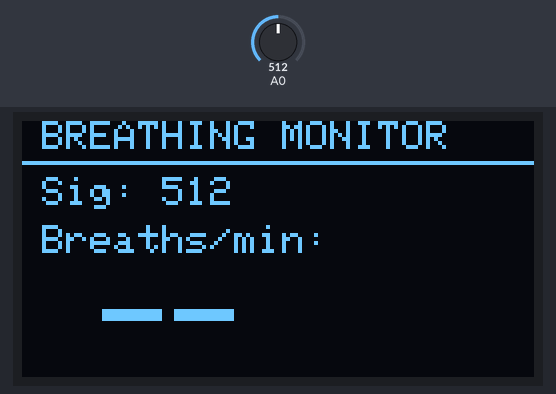
A sketch run on a simulated Arduino Uno, built with avr-gcc and run on an emulated ATmega328P. On the bench: 128×64 one-colour display. The test bench sets the inputs (shaded band); at power-on: A0 = 512. What the sketch prints to the serial monitor is not drawn.

Above: at 2.7 s.
2.8 s: A0 set to 716
At 4.3 s:
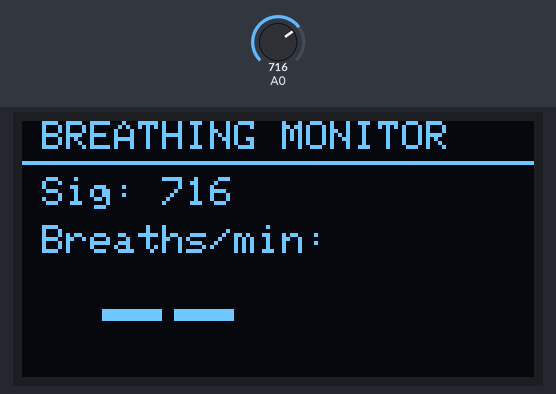
4.9 s: A0 set to 900
At 6.2 s:
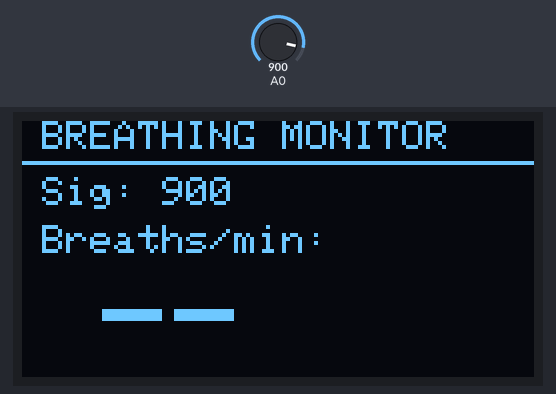
7.1 s: A0 set to 1023
At 8.1 s:
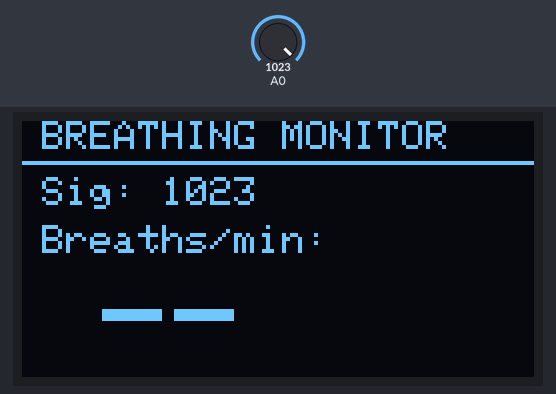
Timing chart, 0 to 10.1 s (numbered marks = the images above; inputs shaded):
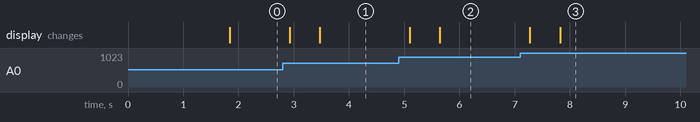

The sketch:

radar_breathing.ino
```cpp
/*
 * ============================================================
 *  Non-Contact Breathing Rate Monitor using HB100 Doppler Radar
 * ============================================================
 * Project: Non-Contact Vital Signs Monitor
 * Authors: Nirmal Verma, Divyanshi Sharma, Prashansa Sharma
 * Institution: SGSITS Indore, Dept. of Biomedical Engineering
 * Session: 2025-2026
 *
 * Hardware:
 *   - Arduino Uno R3 (ATmega328P, 16 MHz)
 *   - HB100 Doppler Radar Module (10.525 GHz CW)
 *   - SSD1306 OLED Display (0.96 inch, 128x64, I2C)
 *
 * Connections:
 *   HB100 VCC  -> Arduino 5V
 *   HB100 GND  -> Arduino GND
 *   HB100 IF   -> Arduino A0
 *   OLED VCC   -> Arduino 5V
 *   OLED GND   -> Arduino GND
 *   OLED SDA   -> Arduino A4
 *   OLED SCL   -> Arduino A5
 *
 * Signal Processing:
 *   - 50-sample moving average (low-pass filter for IF signal)
 *   - Peak detection with 2-second refractory period
 *   - Circular buffer (last 10 breaths) for stable BR calculation
 *   - Apnea detection at 8-second breath gap threshold
 *
 * Serial Output: Smoothed signal at 115200 baud for Python dashboard
 * ============================================================
 */

#include <Wire.h>
#include <Adafruit_GFX.h>
#include <Adafruit_SSD1306.h>

#define SCREEN_WIDTH 128
#define SCREEN_HEIGHT 64
#define OLED_RESET -1

Adafruit_SSD1306 oled(SCREEN_WIDTH, SCREEN_HEIGHT, &Wire, OLED_RESET);

// Signal processing variables
int smoothVal = 0, prevSmooth = 0;
bool rising = false;
float br = 0;
int peakVal = 0, valleyVal = 1023;

// Circular buffer for breath timestamps (last 10 breaths)
long breathTimes[10];
int breathIdx = 0, breathCount = 0;

void setup() {
  Serial.begin(115200);

  // Initialize OLED
  if (!oled.begin(SSD1306_SWITCHCAPVCC, 0x3C)) {
    Serial.println("SSD1306 OLED not found. Check wiring.");
    while (true); // Halt if OLED not found
  }

  oled.clearDisplay();
  oled.setTextColor(WHITE);
  oled.setTextSize(1);
  oled.setCursor(15, 20);
  oled.println("BREATHING MONITOR");
  oled.setCursor(25, 35);
  oled.println("Initializing...");
  oled.display();
  delay(1500);

  // Initialize signal baseline
  smoothVal = analogRead(A0);
  prevSmooth = smoothVal;
  peakVal = smoothVal;
  valleyVal = smoothVal;
}

void loop() {
  int raw = analogRead(A0);

  // === 50-Sample Moving Average ===
  // Accumulates 50 ADC samples and computes average.
  // Acts as a low-pass filter to smooth the noisy HB100 IF signal.
  static long sum = 0;
  static int cnt = 0;

  sum += raw;
  cnt++;

  if (cnt >= 50) {
    prevSmooth = smoothVal;
    smoothVal = sum / cnt;
    sum = 0;
    cnt = 0;

    // === Peak Detection with Refractory Period ===
    // Detects breathing peaks (signal transitions from rising to falling).
    // Refractory period (2000 ms) prevents counting multiple peaks per breath.

    if (smoothVal > prevSmooth) {
      rising = true;
      if (smoothVal > peakVal) peakVal = smoothVal;
    }

    if (rising && smoothVal < prevSmooth) {
      rising = false;
      int swing = peakVal - valleyVal;

      // Validate peak: amplitude swing > 2 ADC units AND > 2 seconds since last breath
      long lastBreathTime = breathTimes[(breathIdx - 1 + 10) % 10];
      if (swing > 2 && millis() - lastBreathTime > 2000) {
        breathTimes[breathIdx % 10] = millis();
        breathIdx++;
        if (breathCount < 10) breathCount++;
      }

      valleyVal = smoothVal;
      peakVal = smoothVal;
    }

    if (smoothVal < valleyVal) valleyVal = smoothVal;

    // === Breathing Rate Calculation ===
    // Uses average inter-breath interval from circular buffer.
    // BR (breaths/min) = 60000 ms / avg_interval_ms
    if (breathCount >= 3) {
      int newest = (breathIdx - 1 + 10) % 10;
      int oldest = (breathIdx - breathCount + 10) % 10;
      long timeDiff = breathTimes[newest] - breathTimes[oldest];

      if (timeDiff > 0) {
        float avgInterval = (float)timeDiff / (breathCount - 1);
        br = 60000.0 / avgInterval;
        if (br > 30 || br < 4) br = 0; // Reject out-of-range values
      }
    }

    // === Apnea Detection ===
    // If no breath detected for > 8 seconds, flag as apnea
    long timeSinceLastBreath = 0;
    if (breathCount > 0) {
      int lastIdx = (breathIdx - 1 + 10) % 10;
      timeSinceLastBreath = millis() - breathTimes[lastIdx];
    }
    bool apnea = (breathCount > 0 && timeSinceLastBreath > 8000);

    // Send smoothed signal to Python dashboard via serial
    Serial.println(smoothVal);

    // === OLED Display Update (every 300 ms) ===
    static long lastDisplay = 0;
    if (millis() - lastDisplay >= 300) {
      lastDisplay = millis();
      oled.clearDisplay();
      oled.setTextColor(WHITE);

      // Header
      oled.setTextSize(1);
      oled.setCursor(5, 0);
      oled.println("BREATHING MONITOR");
      oled.drawLine(0, 10, 127, 10, WHITE);

      // Signal value
      oled.setCursor(5, 14);
      oled.print("Sig: ");
      oled.println(smoothVal);

      // Breathing rate (large font)
      oled.setCursor(5, 26);
      oled.print("Breaths/min:");
      oled.setTextSize(3);
      oled.setCursor(20, 38);

      if (apnea) {
        oled.setTextSize(1);
        oled.setCursor(10, 42);
        oled.println("!! APNEA !!");
        oled.println("No breath >8s");
      } else if (br >= 4 && br <= 30) {
        oled.println((int)br);
      } else {
        oled.println("--");
      }

      oled.display();
    }
  }

  delay(5);
}
```

Measured:
- after the input at 2.8 s, the display: first changes after 0.13 s (image 1 shows a later state)
- after the input at 4.9 s, the display: first changes after 0.20 s (image 2 shows a later state)
- after the input at 7.1 s, the display: first changes after 0.18 s (image 3 shows a later state)
